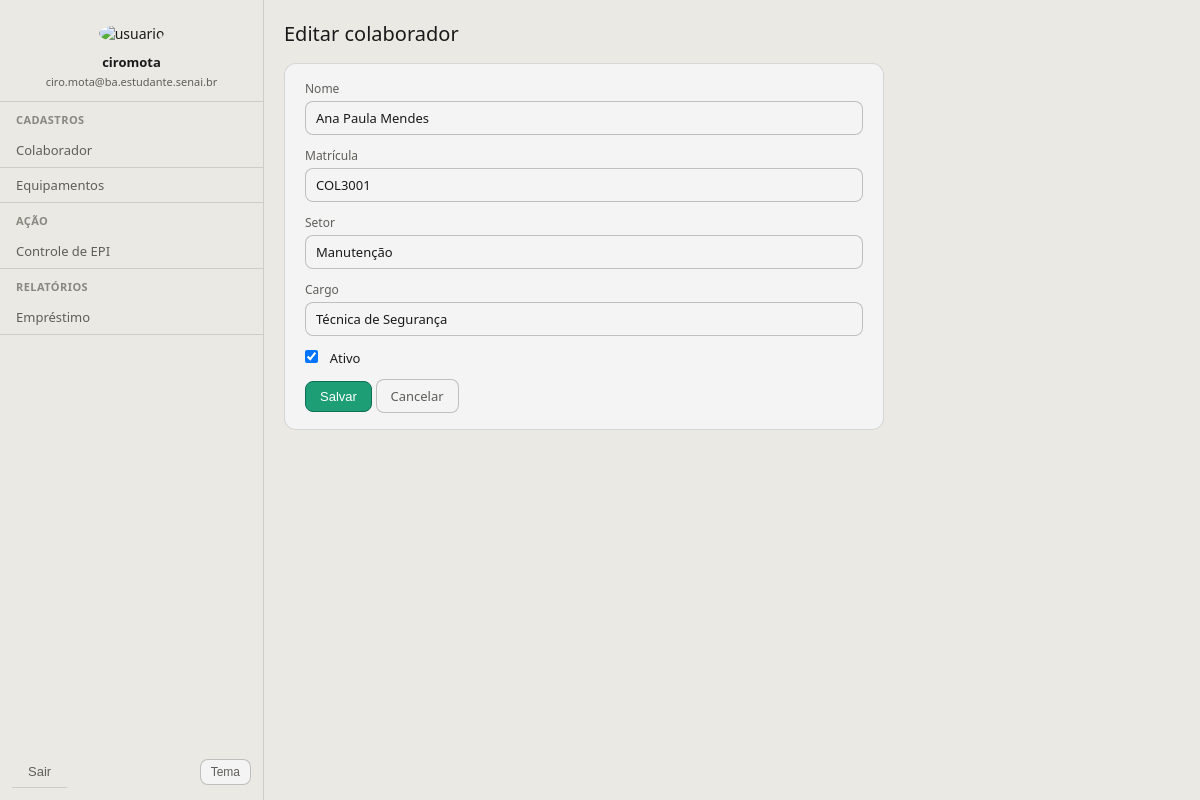
Page /colaboradores/4/editar/ (signed in) on the committed database.
### colaboradores/models.py (models this page shows, shortened)
class Colaborador(models.Model):
    nome = models.CharField(max_length=120)
    matricula = models.CharField(max_length=30, unique=True)
    setor = models.CharField(max_length=80)
    cargo = models.CharField(max_length=80)
    ativo = models.BooleanField(default=True)
    class Meta:
        ordering = ["nome"]

### colaboradores/views.py (the view, shortened to what this page needs)
# urls.py: path("colaboradores/<int:pk>/editar/", ColaboradorUpdateView.as_view(), name="editar"),
class ColaboradorUpdateView(LoginRequiredMixin, UpdateView):
    model = Colaborador
    form_class = ColaboradorForm
    template_name = "partials/colaborador_form.html"
    success_url = reverse_lazy("colaboradores:lista")
    login_url = reverse_lazy("colaboradores:login")

### colaboradores/forms.py
class ColaboradorForm(forms.ModelForm):
    class Meta:
        model = Colaborador
        fields = ["nome", "matricula", "setor", "cargo", "ativo"]

### templates/partials/colaborador_form.html (shortened to what this page needs)
{% extends 'global/base.html' %}
{% block content %}
<h1>{% if object %}Editar colaborador{% else %}Cadastrar colaborador{% endif %}</h1>
<div class="card" style="max-width:600px">
  <form method="post" style="padding: 16px 20px">
    <div class="mb-3">
      <label class="form-label">Nome</label>
      {{ form.nome }}
    </div>
    <div class="mb-3">
      <label class="form-label">Matrícula</label>
      {{ form.matricula }}
    </div>
    <div class="mb-3">
      <label class="form-label">Setor</label>
      {{ form.setor }}
    </div>
    <div class="mb-3">
      <label class="form-label">Cargo</label>
      {{ form.cargo }}
    </div>
    <div class="form-check mb-3">
      {{ form.ativo }}
      <label class="form-check-label" for="{{ form.ativo.id_for_label }}">Ativo</label>
    </div>
    <div>
      <button class="btn btn-primary" type="submit">Salvar</button>
      <a class="btn btn-outline-secondary" href="{% url 'colaboradores:lista' %}">Cancelar</a>
    </div>
  </form>
</div>
{% endblock %}

### templates/global/base.html (shortened to what this page needs)
{% load static %}
<!doctype html>
<html lang="pt-br">
<head>
    <link rel="stylesheet" href="{% static 'css/styles.css' %}">
</head>
<body>
{% if user.is_authenticated %}
  <div class="main-container">
      <div class="sidebar">
          <div class="user-card">
              <img src="{% static 'colaboradores/img/ciromota.png' %}" alt="usuario">
              <div class="user-name">{{ user.get_full_name|default:user.username }}</div>
              <div class="user-email">{{ user.email|default:"" }}</div>
          </div>
          <div class="sidebar-header">Cadastros</div>
          <a href="{% url 'colaboradores:lista' %}" class="list-group-item">Colaborador</a>
          <a href="{% url 'colaboradores:equipamento_lista' %}" class="list-group-item">Equipamentos</a>
          <div class="sidebar-header">Ação</div>
          <a href="{% url 'colaboradores:emprestimo_lista' %}" class="list-group-item">Controle de EPI</a>
          <div class="sidebar-header">Relatórios</div>
          <a href="{% url 'colaboradores:emprestimo_relatorios' %}" class="list-group-item">Empréstimo</a>
          <div style="margin-top: auto; padding-top: 12px">
            <div class="sidebar-footer-actions">
              <form method="post" action="{% url 'colaboradores:logout' %}" style="margin: 0">
                <button type="submit" class="list-group-item sidebar-logout">Sair</button>
              </form>
              <button type="button" id="theme-toggle" class="btn btn-outline-secondary btn-sm sidebar-theme-toggle" aria-label="Alternar tema">Tema</button>
            </div>
          </div>
      </div>
      <div class="content-area">
{% else %}
  <div class="content-area" style="min-height: 100vh; display: flex; align-items: center; justify-content: center;">
    <div style="width: 100%; max-width: 420px;">
{% endif %}
{% block content %}{% endblock %}
{% if user.is_authenticated %}
      </div>
  </div>
{% else %}
    </div>
  </div>
{% endif %}
</body>
</html>

### rows in the picture
Colaborador: nome "Ana Paula Mendes", matricula "COL3001", setor "Manutenção", cargo "Técnica de Segurança", ativo "☑"

### other values in the picture
{{ user.get_full_name|default:user.username }} "ciromota"
{{ user.email|default:"" }} "ciro.mota@ba.estudante.senai.br"
